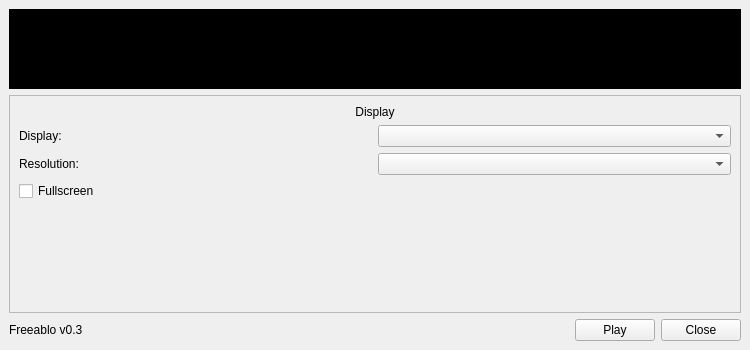
<?xml version="1.0" encoding="UTF-8"?>
<ui version="4.0">
 <class>MainWindow</class>
 <widget class="QMainWindow" name="MainWindow">
  <property name="geometry">
   <rect>
    <x>0</x>
    <y>0</y>
    <width>750</width>
    <height>350</height>
   </rect>
  </property>
  <property name="maximumSize">
   <size>
    <width>750</width>
    <height>350</height>
   </size>
  </property>
  <property name="windowTitle">
   <string>Freeablo Launcher</string>
  </property>
  <property name="layoutDirection">
   <enum>Qt::RightToLeft</enum>
  </property>
  <widget class="QWidget" name="centralwidget">
   <property name="layoutDirection">
    <enum>Qt::RightToLeft</enum>
   </property>
   <layout class="QGridLayout" name="gridLayout">
    <item row="2" column="0">
     <layout class="QHBoxLayout" name="horizontalLayout">
      <property name="sizeConstraint">
       <enum>QLayout::SetDefaultConstraint</enum>
      </property>
      <item>
       <widget class="QPushButton" name="closeButton">
        <property name="sizePolicy">
         <sizepolicy hsizetype="Fixed" vsizetype="Fixed">
          <horstretch>1</horstretch>
          <verstretch>0</verstretch>
         </sizepolicy>
        </property>
        <property name="text">
         <string>Close</string>
        </property>
       </widget>
      </item>
      <item>
       <widget class="QPushButton" name="playButton">
        <property name="sizePolicy">
         <sizepolicy hsizetype="Fixed" vsizetype="Fixed">
          <horstretch>5</horstretch>
          <verstretch>0</verstretch>
         </sizepolicy>
        </property>
        <property name="text">
         <string>Play</string>
        </property>
       </widget>
      </item>
      <item>
       <spacer name="horizontalSpacer">
        <property name="orientation">
         <enum>Qt::Horizontal</enum>
        </property>
        <property name="sizeHint" stdset="0">
         <size>
          <width>40</width>
          <height>20</height>
         </size>
        </property>
       </spacer>
      </item>
      <item>
       <widget class="QLabel" name="versionLabel">
        <property name="text">
         <string>Freeablo v0.3</string>
        </property>
       </widget>
      </item>
     </layout>
    </item>
    <item row="0" column="0">
     <layout class="QVBoxLayout" name="verticalLayout">
      <property name="sizeConstraint">
       <enum>QLayout::SetMaximumSize</enum>
      </property>
      <property name="leftMargin">
       <number>0</number>
      </property>
      <item>
       <widget class="QListWidget" name="listWidget">
        <property name="minimumSize">
         <size>
          <width>400</width>
          <height>80</height>
         </size>
        </property>
        <property name="maximumSize">
         <size>
          <width>16777215</width>
          <height>80</height>
         </size>
        </property>
        <property name="palette">
         <palette>
          <active>
           <colorrole role="WindowText">
            <brush brushstyle="SolidPattern">
             <color alpha="255">
              <red>255</red>
              <green>255</green>
              <blue>255</blue>
             </color>
            </brush>
           </colorrole>
           <colorrole role="Button">
            <brush brushstyle="SolidPattern">
             <color alpha="255">
              <red>0</red>
              <green>0</green>
              <blue>0</blue>
             </color>
            </brush>
           </colorrole>
           <colorrole role="Text">
            <brush brushstyle="SolidPattern">
             <color alpha="255">
              <red>255</red>
              <green>255</green>
              <blue>255</blue>
             </color>
            </brush>
           </colorrole>
           <colorrole role="ButtonText">
            <brush brushstyle="SolidPattern">
             <color alpha="255">
              <red>255</red>
              <green>255</green>
              <blue>255</blue>
             </color>
            </brush>
           </colorrole>
           <colorrole role="Base">
            <brush brushstyle="SolidPattern">
             <color alpha="255">
              <red>0</red>
              <green>0</green>
              <blue>0</blue>
             </color>
            </brush>
           </colorrole>
           <colorrole role="Window">
            <brush brushstyle="SolidPattern">
             <color alpha="255">
              <red>0</red>
              <green>0</green>
              <blue>0</blue>
             </color>
            </brush>
           </colorrole>
           <colorrole role="Shadow">
            <brush brushstyle="SolidPattern">
             <color alpha="255">
              <red>0</red>
              <green>0</green>
              <blue>0</blue>
             </color>
            </brush>
           </colorrole>
           <colorrole role="Highlight">
            <brush brushstyle="SolidPattern">
             <color alpha="255">
              <red>255</red>
              <green>255</green>
              <blue>255</blue>
             </color>
            </brush>
           </colorrole>
          </active>
          <inactive>
           <colorrole role="WindowText">
            <brush brushstyle="SolidPattern">
             <color alpha="255">
              <red>255</red>
              <green>255</green>
              <blue>255</blue>
             </color>
            </brush>
           </colorrole>
           <colorrole role="Button">
            <brush brushstyle="SolidPattern">
             <color alpha="255">
              <red>0</red>
              <green>0</green>
              <blue>0</blue>
             </color>
            </brush>
           </colorrole>
           <colorrole role="Text">
            <brush brushstyle="SolidPattern">
             <color alpha="255">
              <red>255</red>
              <green>255</green>
              <blue>255</blue>
             </color>
            </brush>
           </colorrole>
           <colorrole role="ButtonText">
            <brush brushstyle="SolidPattern">
             <color alpha="255">
              <red>255</red>
              <green>255</green>
              <blue>255</blue>
             </color>
            </brush>
           </colorrole>
           <colorrole role="Base">
            <brush brushstyle="SolidPattern">
             <color alpha="255">
              <red>0</red>
              <green>0</green>
              <blue>0</blue>
             </color>
            </brush>
           </colorrole>
           <colorrole role="Window">
            <brush brushstyle="SolidPattern">
             <color alpha="255">
              <red>0</red>
              <green>0</green>
              <blue>0</blue>
             </color>
            </brush>
           </colorrole>
           <colorrole role="Shadow">
            <brush brushstyle="SolidPattern">
             <color alpha="255">
              <red>0</red>
              <green>0</green>
              <blue>0</blue>
             </color>
            </brush>
           </colorrole>
           <colorrole role="Highlight">
            <brush brushstyle="SolidPattern">
             <color alpha="255">
              <red>255</red>
              <green>255</green>
              <blue>255</blue>
             </color>
            </brush>
           </colorrole>
          </inactive>
          <disabled>
           <colorrole role="WindowText">
            <brush brushstyle="SolidPattern">
             <color alpha="255">
              <red>159</red>
              <green>158</green>
              <blue>158</blue>
             </color>
            </brush>
           </colorrole>
           <colorrole role="Button">
            <brush brushstyle="SolidPattern">
             <color alpha="255">
              <red>0</red>
              <green>0</green>
              <blue>0</blue>
             </color>
            </brush>
           </colorrole>
           <colorrole role="Text">
            <brush brushstyle="SolidPattern">
             <color alpha="255">
              <red>159</red>
              <green>158</green>
              <blue>158</blue>
             </color>
            </brush>
           </colorrole>
           <colorrole role="ButtonText">
            <brush brushstyle="SolidPattern">
             <color alpha="255">
              <red>159</red>
              <green>158</green>
              <blue>158</blue>
             </color>
            </brush>
           </colorrole>
           <colorrole role="Base">
            <brush brushstyle="SolidPattern">
             <color alpha="255">
              <red>0</red>
              <green>0</green>
              <blue>0</blue>
             </color>
            </brush>
           </colorrole>
           <colorrole role="Window">
            <brush brushstyle="SolidPattern">
             <color alpha="255">
              <red>0</red>
              <green>0</green>
              <blue>0</blue>
             </color>
            </brush>
           </colorrole>
           <colorrole role="Shadow">
            <brush brushstyle="SolidPattern">
             <color alpha="255">
              <red>0</red>
              <green>0</green>
              <blue>0</blue>
             </color>
            </brush>
           </colorrole>
           <colorrole role="Highlight">
            <brush brushstyle="SolidPattern">
             <color alpha="255">
              <red>240</red>
              <green>240</green>
              <blue>240</blue>
             </color>
            </brush>
           </colorrole>
          </disabled>
         </palette>
        </property>
        <property name="layoutDirection">
         <enum>Qt::LeftToRight</enum>
        </property>
        <property name="autoFillBackground">
         <bool>false</bool>
        </property>
        <property name="styleSheet">
         <string notr="true">background-image: url(resources/launcher/banner.png)</string>
        </property>
        <property name="flow">
         <enum>QListView::LeftToRight</enum>
        </property>
       </widget>
      </item>
      <item>
       <layout class="QVBoxLayout" name="verticalLayout_2">
        <item>
         <widget class="QStackedWidget" name="pagesWidget">
          <property name="frameShape">
           <enum>QFrame::StyledPanel</enum>
          </property>
          <property name="currentIndex">
           <number>1</number>
          </property>
          <widget class="QWidget" name="playPage">
           <layout class="QGridLayout" name="gridLayout_3">
            <item row="0" column="0">
             <layout class="QGridLayout" name="gridLayout_2">
              <item row="1" column="2" alignment="Qt::AlignRight">
               <widget class="QLabel" name="label_2">
                <property name="text">
                 <string>DIABDAT.mpq</string>
                </property>
               </widget>
              </item>
              <item row="1" column="1">
               <widget class="QLineEdit" name="lineDiabdatMPQ"/>
              </item>
              <item row="2" column="0">
               <spacer name="verticalSpacer_2">
                <property name="orientation">
                 <enum>Qt::Vertical</enum>
                </property>
                <property name="sizeHint" stdset="0">
                 <size>
                  <width>20</width>
                  <height>40</height>
                 </size>
                </property>
               </spacer>
              </item>
              <item row="0" column="0">
               <widget class="QPushButton" name="browseExeButton">
                <property name="text">
                 <string>Browse...</string>
                </property>
               </widget>
              </item>
              <item row="0" column="2" alignment="Qt::AlignRight|Qt::AlignVCenter">
               <widget class="QLabel" name="label">
                <property name="text">
                 <string>Diablo.exe</string>
                </property>
               </widget>
              </item>
              <item row="0" column="1">
               <widget class="QLineEdit" name="lineDiabloExe"/>
              </item>
              <item row="1" column="0">
               <widget class="QPushButton" name="browseDiabdatButton">
                <property name="text">
                 <string>Browse...</string>
                </property>
               </widget>
              </item>
             </layout>
            </item>
           </layout>
          </widget>
          <widget class="QWidget" name="graphicsPage">
           <layout class="QGridLayout" name="gridLayout_4">
            <item row="0" column="1">
             <layout class="QVBoxLayout" name="verticalLayout_4">
              <item>
               <widget class="QLabel" name="label_3">
                <property name="text">
                 <string>Display</string>
                </property>
                <property name="alignment">
                 <set>Qt::AlignCenter</set>
                </property>
               </widget>
              </item>
              <item>
               <layout class="QGridLayout" name="gridLayout_5">
                <property name="spacing">
                 <number>6</number>
                </property>
                <item row="1" column="0">
                 <widget class="QComboBox" name="displayComboBox">
                  <property name="layoutDirection">
                   <enum>Qt::LeftToRight</enum>
                  </property>
                  <property name="sizeAdjustPolicy">
                   <enum>QComboBox::AdjustToContentsOnFirstShow</enum>
                  </property>
                 </widget>
                </item>
                <item row="5" column="1">
                 <widget class="QCheckBox" name="fullscreenCheckBox">
                  <property name="layoutDirection">
                   <enum>Qt::LeftToRight</enum>
                  </property>
                  <property name="text">
                   <string>Fullscreen</string>
                  </property>
                 </widget>
                </item>
                <item row="1" column="1">
                 <widget class="QLabel" name="label_6">
                  <property name="text">
                   <string>Display:</string>
                  </property>
                 </widget>
                </item>
                <item row="2" column="0">
                 <widget class="QComboBox" name="resolutionComboBox">
                  <property name="layoutDirection">
                   <enum>Qt::LeftToRight</enum>
                  </property>
                  <property name="currentIndex">
                   <number>-1</number>
                  </property>
                 </widget>
                </item>
                <item row="2" column="1">
                 <widget class="QLabel" name="label_4">
                  <property name="text">
                   <string>Resolution:</string>
                  </property>
                 </widget>
                </item>
               </layout>
              </item>
              <item>
               <spacer name="verticalSpacer">
                <property name="orientation">
                 <enum>Qt::Vertical</enum>
                </property>
                <property name="sizeType">
                 <enum>QSizePolicy::Expanding</enum>
                </property>
                <property name="sizeHint" stdset="0">
                 <size>
                  <width>20</width>
                  <height>40</height>
                 </size>
                </property>
               </spacer>
              </item>
             </layout>
            </item>
           </layout>
          </widget>
         </widget>
        </item>
       </layout>
      </item>
     </layout>
    </item>
   </layout>
  </widget>
 </widget>
 <resources/>
 <connections/>
</ui>
